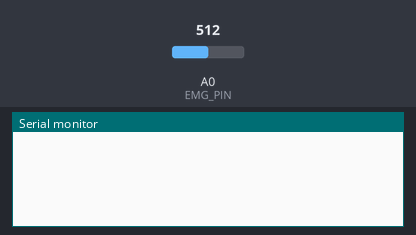
Bench run of a sketch on a simulated Arduino Uno, built with avr-gcc and run on an emulated ATmega328P. On the bench: the last lines printed to the serial monitor. The inputs (shaded band) are chosen by the test bench; at power-on: A0 (EMG_PIN) = 512.

Above: at 3.2 s.
3.3 s: A0 (EMG_PIN) set to 716
At 4.5 s:
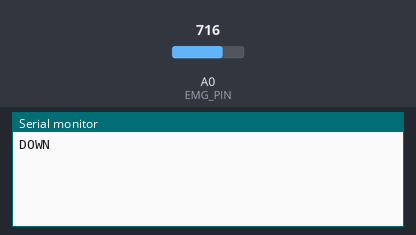
4.8 s: A0 (EMG_PIN) set to 511
At 6.3 s:
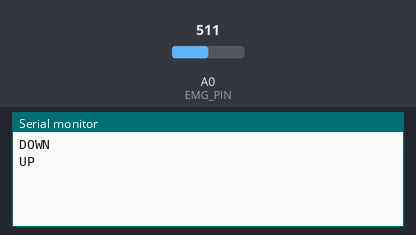

Measured:
- after the input at 3.3 s, the serial monitor: prints a new line after 0.07 s (image 1)
- after the input at 4.8 s, the serial monitor: prints a new line after 0.05 s (image 2)

The sketch:

switch_emg.ino
```cpp
// ReVoice single switch: EMG muscle sensor -> prints "DOWN" / "UP" over USB at 9600 baud.
// Wiring: sensor SIG -> A0, VCC -> 5V, GND -> GND. Keep still for 2 s after reset (baseline).
// Read by backend/tools/twitch_to_space.py (Space key) OR backend/switch_bridge.py (SWITCH_SERIAL_PORT).

// ===================== SETTINGS (backend/tools/emg_calibrate.py rewrites these) =====================
const int THRESHOLD = 144;   // how far the muscle signal must rise above rest to count as a twitch
const bool DEBUG = false;     // true: also print "raw,envelope,baseline" for the Serial Plotter
                              // (the ReVoice tools ignore those lines; only DOWN/UP matter)
// ====================================================================================================

// Anti-chatter (one twitch = one DOWN). emg_calibrate.py replays exactly these rules.
const int RELEASE = THRESHOLD / 2;          // hysteresis: UP only when the signal falls below this
const unsigned long REFRACTORY_MS = 400;    // no new DOWN within 400 ms of the previous DOWN

const int EMG_PIN = A0;
float baseline = 0, envelope = 0;
const float ENVELOPE_ALPHA = 0.1;
bool pressed = false;
bool anyDown = false;          // no DOWN yet -> no refractory wait for the first one
unsigned long lastDownMs = 0;
void setup() {
  Serial.begin(9600);
  long sum = 0;
  for (int i = 0; i < 200; i++) { sum += analogRead(EMG_PIN); delay(10); }
  baseline = sum / 200.0; envelope = baseline;
}
void loop() {
  int raw = analogRead(EMG_PIN);
  envelope = envelope * (1 - ENVELOPE_ALPHA) + raw * ENVELOPE_ALPHA;
  if (!pressed) baseline = baseline * 0.995 + envelope * 0.005;
  float level = envelope - baseline;
  unsigned long now = millis();
  bool rested = !anyDown || (now - lastDownMs >= REFRACTORY_MS);
  if (!pressed && level > THRESHOLD && rested) {
    pressed = true; anyDown = true; lastDownMs = now; Serial.println("DOWN");
  } else if (pressed && level < RELEASE) {
    pressed = false; Serial.println("UP");
  }
  if (DEBUG) {
    Serial.print(raw); Serial.print(','); Serial.print(envelope); Serial.print(','); Serial.println(baseline);
  }
  delay(5);
}
```
